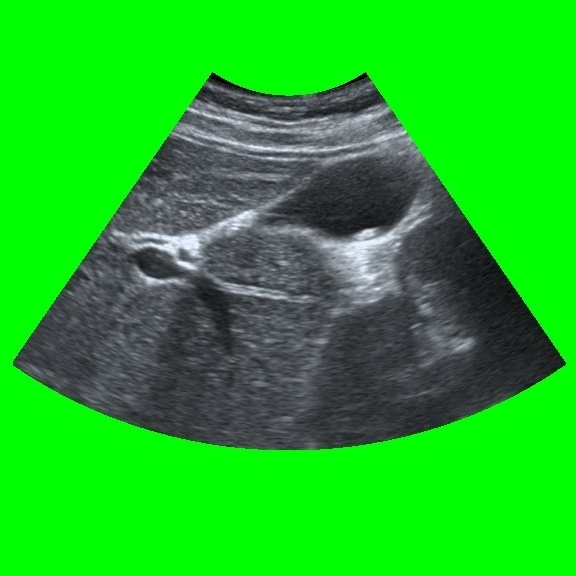
#> input picture test.jpg, 576 x 576 px
$ python ImgProcessLib.py
#> lines starting #> are read from the running program, lines starting #| are printed output that depends on the picture
#> further down, img is the input picture: shape (576, 576, 3); mean B, G, R 35.1, 184.6, 30.8
import cv2
import numpy as np
import json,sys
import random
import os
import datetime

# [17 lines left out: functions vertical_flip, horizontal_flip, not called in this run]

def histogramEqualColor(img):
    '''
    彩色直方圖均化
    @input
    `img:`影像(須為RGB)
    '''
    ycrcb = cv2.cvtColor(img, cv2.COLOR_BGR2YCR_CB)
#> ycrcb: shape (576, 576, 3); mean of channels 0, 1, 2 121.7, 63.2, 79.2
    channels = cv2.split(ycrcb)
    print(len(channels))
#| 3
    cv2.equalizeHist(channels[0], channels[0])
    cv2.merge(channels, ycrcb)
    hEC_img = cv2.cvtColor(ycrcb, cv2.COLOR_YCR_CB2BGR, img)
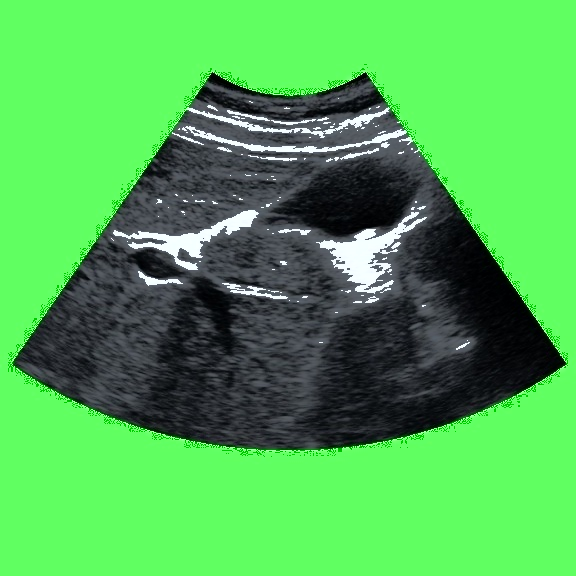
#> hEC_img: shape (576, 576, 3); mean B, G, R 84, 177, 79.8
#> ycrcb: shape (576, 576, 3); mean of channels 0, 1, 2 170.3, 63.2, 79.2
    return hEC_img

# [150 lines left out: functions adjust_gamma, rotation, erode, dilate, opening, closing and 3 more, not called in this run]


if __name__=="__main__":
    img = cv2.imread("./test.jpg")
    #img = adjust_gamma(img,gamma=1.0)
    #img =  rotation(img,10)
    img = histogramEqualColor(img)
    #img = gradient(img,3)
    #img = opening(img,3)
    #img = adjust_gamma(img,gamma=1.3)

    cv2.imshow('m',img)
    cv2.waitKey(0)
    cv2.destroyAllWindows()
